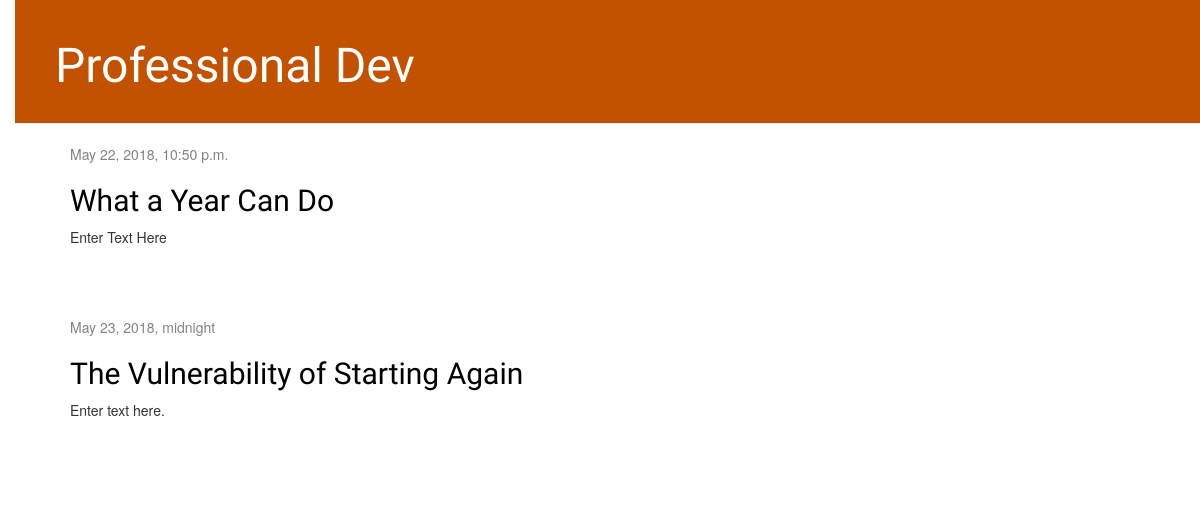
The app's page /, older data.
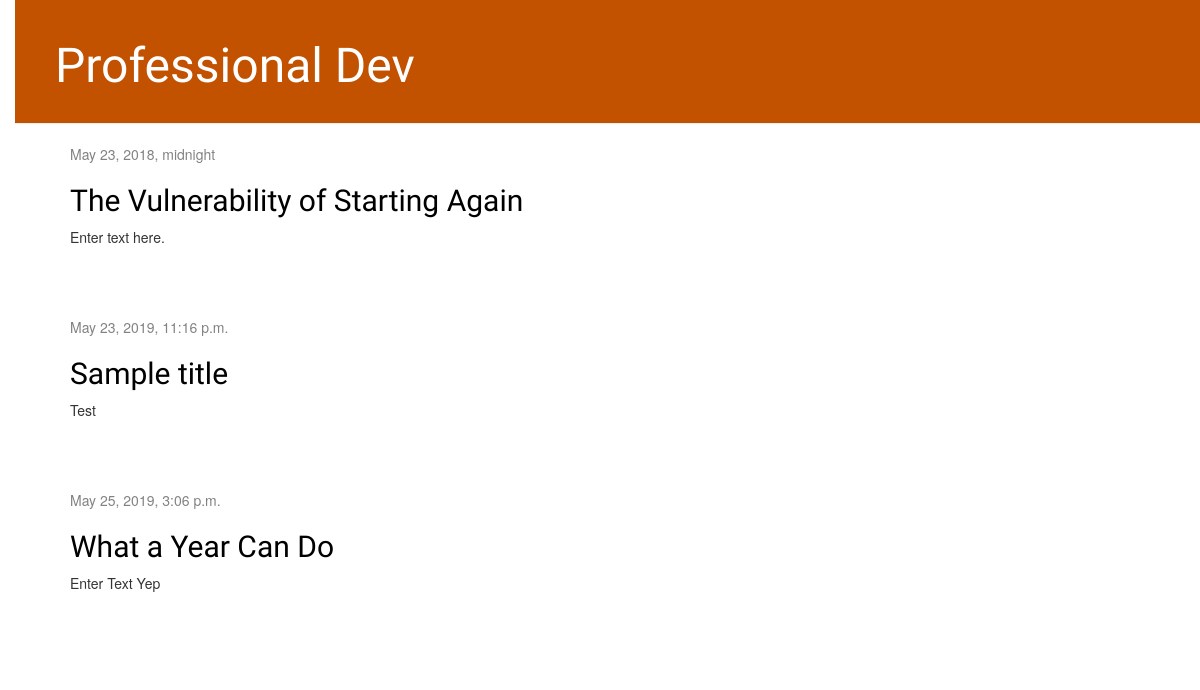
The same page, newer data.
### blog/models.py (models this page shows, shortened)
class Post(models.Model):
    author = models.ForeignKey(settings.AUTH_USER_MODEL, on_delete=models.CASCADE)
    title = models.CharField(max_length=200)
    text = models.TextField()
    created_date = models.DateTimeField(default=timezone.now)
    published_date = models.DateTimeField(blank=True, null=True)

### blog/views.py (the view)
# urls.py: path('', views.post_list, name='post_list'),
def post_list(request):
    posts = Post.objects.filter(published_date__lte=timezone.now()).order_by('published_date')
    return render(request, 'blog/post_list.html', {'posts': posts})

### blog/templates/blog/post_list.html
{% extends 'blog/base.html' %}
{% block content %}
    {% for post in posts %}
        <div class="post">
            <div class="date">
                {{ post.published_date }}
            </div>
            <h2><a href="{% url 'post_detail' pk=post.pk %}">{{ post.title }}</a></h2>
            <p>{{ post.text|linebreaksbr }}</p>
        </div>
    {% endfor %}
{% endblock %}

Row changes from the older to the newer data that the page shows:
shown differently, row unchanged: Post "The Vulnerability of Starting Again": moves up the list
added Post: published_date "May 23, 2019, 11:16 p.m.", title "Sample title", text "Test"
changed Post "What a Year Can Do": published_date "May 22, 2018, 10:50 p.m." → "May 25, 2019, 3:06 p.m."; text "Enter Text Here" → "Enter Text Yep"
